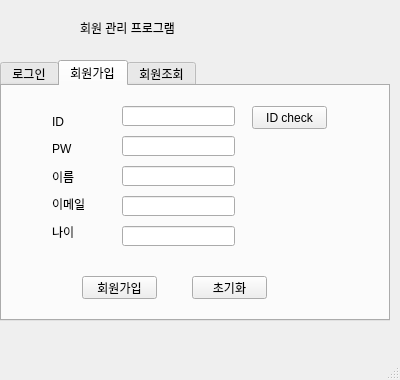
<?xml version="1.0" encoding="UTF-8"?>
<ui version="4.0">
 <class>MainWindow</class>
 <widget class="QMainWindow" name="MainWindow">
  <property name="geometry">
   <rect>
    <x>0</x>
    <y>0</y>
    <width>400</width>
    <height>380</height>
   </rect>
  </property>
  <property name="windowTitle">
   <string>MainWindow</string>
  </property>
  <widget class="QWidget" name="centralwidget">
   <widget class="QTabWidget" name="tabWidget">
    <property name="geometry">
     <rect>
      <x>0</x>
      <y>60</y>
      <width>390</width>
      <height>261</height>
     </rect>
    </property>
    <property name="currentIndex">
     <number>1</number>
    </property>
    <widget class="QWidget" name="">
     <attribute name="title">
      <string>로그인</string>
     </attribute>
     <widget class="QLabel" name="idlabel">
      <property name="geometry">
       <rect>
        <x>60</x>
        <y>80</y>
        <width>56</width>
        <height>12</height>
       </rect>
      </property>
      <property name="text">
       <string>ID</string>
      </property>
     </widget>
     <widget class="QLabel" name="pwlbl">
      <property name="geometry">
       <rect>
        <x>60</x>
        <y>110</y>
        <width>56</width>
        <height>12</height>
       </rect>
      </property>
      <property name="text">
       <string>PW</string>
      </property>
     </widget>
     <widget class="QLineEdit" name="id">
      <property name="geometry">
       <rect>
        <x>150</x>
        <y>80</y>
        <width>113</width>
        <height>20</height>
       </rect>
      </property>
     </widget>
     <widget class="QLineEdit" name="pw">
      <property name="geometry">
       <rect>
        <x>150</x>
        <y>110</y>
        <width>113</width>
        <height>20</height>
       </rect>
      </property>
     </widget>
     <widget class="QPushButton" name="pushButton_4">
      <property name="geometry">
       <rect>
        <x>120</x>
        <y>160</y>
        <width>75</width>
        <height>23</height>
       </rect>
      </property>
      <property name="text">
       <string>로그인</string>
      </property>
     </widget>
     <widget class="QPushButton" name="pushButton_5">
      <property name="geometry">
       <rect>
        <x>210</x>
        <y>160</y>
        <width>75</width>
        <height>23</height>
       </rect>
      </property>
      <property name="text">
       <string>초기화</string>
      </property>
     </widget>
    </widget>
    <widget class="QWidget" name="tab_2">
     <attribute name="title">
      <string>회원가입</string>
     </attribute>
     <widget class="QLabel" name="label_4">
      <property name="geometry">
       <rect>
        <x>50</x>
        <y>30</y>
        <width>56</width>
        <height>12</height>
       </rect>
      </property>
      <property name="text">
       <string>ID</string>
      </property>
     </widget>
     <widget class="QLabel" name="label_5">
      <property name="geometry">
       <rect>
        <x>50</x>
        <y>57</y>
        <width>56</width>
        <height>12</height>
       </rect>
      </property>
      <property name="text">
       <string>PW</string>
      </property>
     </widget>
     <widget class="QLabel" name="label_6">
      <property name="geometry">
       <rect>
        <x>50</x>
        <y>85</y>
        <width>56</width>
        <height>12</height>
       </rect>
      </property>
      <property name="text">
       <string>이름</string>
      </property>
     </widget>
     <widget class="QLabel" name="label_7">
      <property name="geometry">
       <rect>
        <x>50</x>
        <y>112</y>
        <width>56</width>
        <height>12</height>
       </rect>
      </property>
      <property name="text">
       <string>이메일</string>
      </property>
     </widget>
     <widget class="QLabel" name="label_8">
      <property name="geometry">
       <rect>
        <x>50</x>
        <y>140</y>
        <width>56</width>
        <height>12</height>
       </rect>
      </property>
      <property name="text">
       <string>나이</string>
      </property>
     </widget>
     <widget class="QLineEdit" name="joinid_edit">
      <property name="geometry">
       <rect>
        <x>120</x>
        <y>20</y>
        <width>113</width>
        <height>20</height>
       </rect>
      </property>
     </widget>
     <widget class="QLineEdit" name="joinpw_edit">
      <property name="geometry">
       <rect>
        <x>120</x>
        <y>50</y>
        <width>113</width>
        <height>20</height>
       </rect>
      </property>
     </widget>
     <widget class="QLineEdit" name="joinname_edit">
      <property name="geometry">
       <rect>
        <x>120</x>
        <y>80</y>
        <width>113</width>
        <height>20</height>
       </rect>
      </property>
     </widget>
     <widget class="QLineEdit" name="joinemail_edit">
      <property name="geometry">
       <rect>
        <x>120</x>
        <y>110</y>
        <width>113</width>
        <height>20</height>
       </rect>
      </property>
     </widget>
     <widget class="QLineEdit" name="joinage_edit">
      <property name="geometry">
       <rect>
        <x>120</x>
        <y>140</y>
        <width>113</width>
        <height>20</height>
       </rect>
      </property>
     </widget>
     <widget class="QPushButton" name="join_btn">
      <property name="geometry">
       <rect>
        <x>80</x>
        <y>190</y>
        <width>75</width>
        <height>23</height>
       </rect>
      </property>
      <property name="text">
       <string>회원가입</string>
      </property>
     </widget>
     <widget class="QPushButton" name="joinreset_btn">
      <property name="geometry">
       <rect>
        <x>190</x>
        <y>190</y>
        <width>75</width>
        <height>23</height>
       </rect>
      </property>
      <property name="text">
       <string>초기화</string>
      </property>
     </widget>
     <widget class="QPushButton" name="idcheck_btn">
      <property name="geometry">
       <rect>
        <x>250</x>
        <y>20</y>
        <width>75</width>
        <height>23</height>
       </rect>
      </property>
      <property name="text">
       <string>ID check</string>
      </property>
     </widget>
    </widget>
    <widget class="QWidget" name="tab">
     <attribute name="title">
      <string>회원조회</string>
     </attribute>
     <widget class="QLineEdit" name="lineEdit_9">
      <property name="geometry">
       <rect>
        <x>140</x>
        <y>150</y>
        <width>113</width>
        <height>20</height>
       </rect>
      </property>
     </widget>
     <widget class="QLineEdit" name="lineEdit_5">
      <property name="geometry">
       <rect>
        <x>140</x>
        <y>20</y>
        <width>113</width>
        <height>20</height>
       </rect>
      </property>
     </widget>
     <widget class="QLineEdit" name="lineEdit_10">
      <property name="geometry">
       <rect>
        <x>140</x>
        <y>40</y>
        <width>113</width>
        <height>20</height>
       </rect>
      </property>
     </widget>
     <widget class="QLineEdit" name="lineEdit_11">
      <property name="geometry">
       <rect>
        <x>140</x>
        <y>70</y>
        <width>113</width>
        <height>20</height>
       </rect>
      </property>
     </widget>
     <widget class="QLabel" name="label_9">
      <property name="geometry">
       <rect>
        <x>60</x>
        <y>110</y>
        <width>56</width>
        <height>12</height>
       </rect>
      </property>
      <property name="text">
       <string>이메일</string>
      </property>
     </widget>
     <widget class="QPushButton" name="pushButton_6">
      <property name="geometry">
       <rect>
        <x>210</x>
        <y>190</y>
        <width>75</width>
        <height>23</height>
       </rect>
      </property>
      <property name="text">
       <string>초기화</string>
      </property>
     </widget>
     <widget class="QLabel" name="label_10">
      <property name="geometry">
       <rect>
        <x>60</x>
        <y>20</y>
        <width>56</width>
        <height>12</height>
       </rect>
      </property>
      <property name="text">
       <string>ID</string>
      </property>
     </widget>
     <widget class="QLabel" name="label_11">
      <property name="geometry">
       <rect>
        <x>60</x>
        <y>50</y>
        <width>56</width>
        <height>12</height>
       </rect>
      </property>
      <property name="text">
       <string>PW</string>
      </property>
     </widget>
     <widget class="QLabel" name="label_12">
      <property name="geometry">
       <rect>
        <x>60</x>
        <y>80</y>
        <width>56</width>
        <height>12</height>
       </rect>
      </property>
      <property name="text">
       <string>이름</string>
      </property>
     </widget>
     <widget class="QLabel" name="label_13">
      <property name="geometry">
       <rect>
        <x>60</x>
        <y>140</y>
        <width>56</width>
        <height>12</height>
       </rect>
      </property>
      <property name="text">
       <string>나이</string>
      </property>
     </widget>
     <widget class="QPushButton" name="pushButton_7">
      <property name="geometry">
       <rect>
        <x>270</x>
        <y>20</y>
        <width>75</width>
        <height>23</height>
       </rect>
      </property>
      <property name="text">
       <string>회원 조회</string>
      </property>
     </widget>
     <widget class="QLineEdit" name="lineEdit_12">
      <property name="geometry">
       <rect>
        <x>140</x>
        <y>110</y>
        <width>113</width>
        <height>20</height>
       </rect>
      </property>
     </widget>
     <widget class="QPushButton" name="pushButton_8">
      <property name="geometry">
       <rect>
        <x>100</x>
        <y>190</y>
        <width>75</width>
        <height>23</height>
       </rect>
      </property>
      <property name="text">
       <string>정보수정</string>
      </property>
     </widget>
    </widget>
   </widget>
   <widget class="QLabel" name="label">
    <property name="geometry">
     <rect>
      <x>80</x>
      <y>20</y>
      <width>121</width>
      <height>16</height>
     </rect>
    </property>
    <property name="text">
     <string>회원 관리 프로그램</string>
    </property>
   </widget>
  </widget>
  <widget class="QMenuBar" name="menubar">
   <property name="geometry">
    <rect>
     <x>0</x>
     <y>0</y>
     <width>400</width>
     <height>21</height>
    </rect>
   </property>
  </widget>
  <widget class="QStatusBar" name="statusbar"/>
 </widget>
 <resources/>
 <connections/>
</ui>
